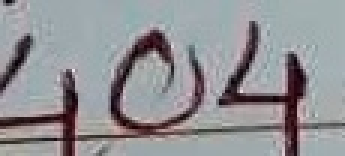
#> input picture cropped_images/cropped_image_1.jpg, 115 x 52 px (shown 3 times larger); its folder holds only this picture in this run
$ python ocr_test.py
#> lines starting #> are read from the running program, lines starting #| are printed output that depends on the picture
import cv2
import pytesseract
import os

def apply_tesseract_ocr_to_folder(folder_path):
    # Specify the path to tesseract.exe on Windows, if necessary
#> called with folder_path = 'cropped_images'
    pytesseract.pytesseract.tesseract_cmd = 'C:/Program Files/Tesseract-OCR/tesseract.exe'

    # Loop through all files in the folder
    for filename in os.listdir(folder_path):
        if filename.lower().endswith((".jpg", ".png", ".jpeg")):  # Add other file types if needed
            image_path = os.path.join(folder_path, filename)
            image = cv2.imread(image_path)
#> image is the input picture: shape (52, 115, 3); mean B, G, R 149.5, 146.1, 146

            # Convert image to grayscale for better OCR results
            gray_image = cv2.cvtColor(image, cv2.COLOR_BGR2GRAY)
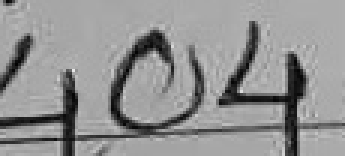
#> gray_image: shape (52, 115) (shown 3 times larger); min 2, max 230, mean 146.5

            # Apply Tesseract OCR to recognize only numbers
            custom_config = r'--oem 3 --psm 13 outputbase digits'
#> (the run stopped early here; a loop or call above may not have finished)
